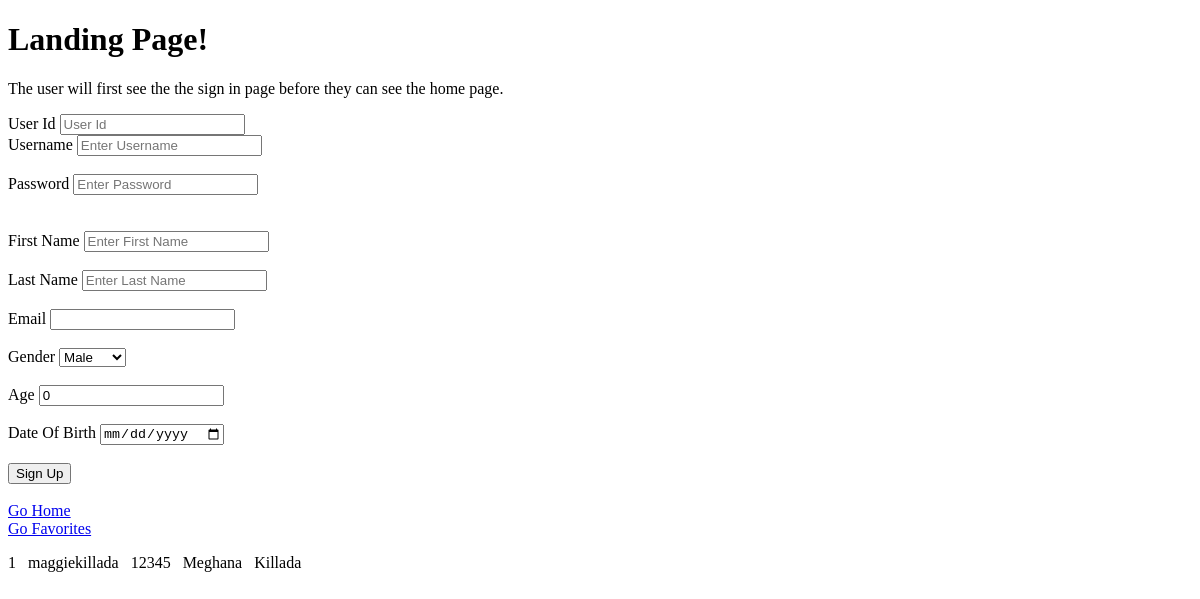
The app's page /landing_page, older data.
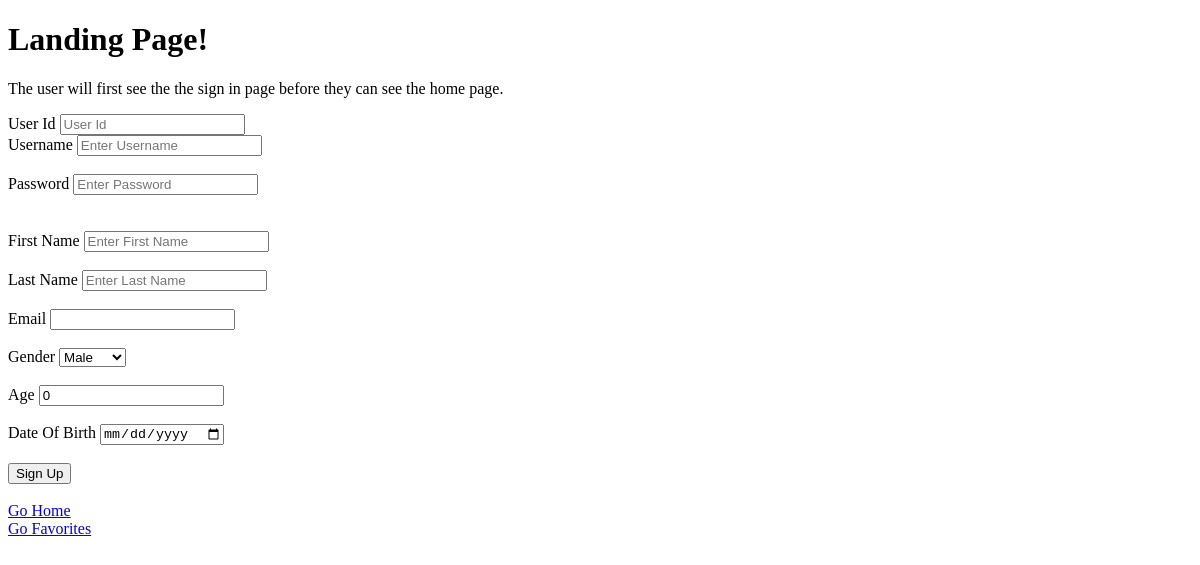
The same page, newer data.
### app.py (models this page shows, shortened)
class User(db.Model):
    userid = db.Column(db.Integer, primary_key=True, autoincrement=True)
    username = db.Column(db.String(255), unique=True, nullable=False)
    passwd = db.Column(db.String(255), unique=True, nullable=False)
    firstname = db.Column(db.String(255), nullable=False)
    lastname = db.Column(db.String(255), nullable=False)
    email_address = db.Column(db.String(255), unique=True, nullable=True)
    gender = db.Column(db.String(10), unique=False, nullable=True)
    age = db.Column(db.Integer, unique=False, nullable=True)
    dob = db.Column(db.DateTime, unique=False, nullable=True)

### app.py (the view, shortened to what this page needs)
@app.route('/')
@app.route('/landing_page', methods=["GET", "POST"])
def landing_page():
    users = None
    users = User.query.all()
    return render_template("landing_page.html", users=users)

### templates/landing_page.html (shortened to what this page needs)
<!DOCTYPE html>
<html>
<head>
</head>
<body>
    <h1>Landing Page!</h1>
    <p>The user will first see the the sign in page before they can see the home page.</p>
    <form ID="myForm" action="/landing_page" method="POST">
        <div>
            <label>User Id</label>
            <input type="text" name="userid" placeholder="User Id">
        </div>
        <div>
            <label>Username</label>
            <input type="text" name="username" placeholder="Enter Username">
        </div>
        <br>
        <div>
            <label>Password</label>
            <input type="password" name="passwd" placeholder="Enter Password">
        </div>
        <br>
        <br>
        <div>
            <label>First Name</label>
            <input type="text" name="firstName" placeholder="Enter First Name">
        </div>
        <br>
        <div>
            <label>Last Name</label>
            <input type="text" name="lastName" placeholder="Enter Last Name">
        </div>
        <br>
        <div>
            <label>Email</label>
            <input type="email" name="email">
        </div>
        <br>
        <div>
            <label>Gender</label>
            <select name="gender">
                <option value="male">Male</option>
            </select>
        </div>
        <br>
        <div>
            <label>Age</label>
            <input type="number" name="age" value="0">
        </div>
        <br>
        <div>
            <label>Date Of Birth</label>
            <input type="date" name="birthday">
        </div>
        <br>
        <input type="Submit" name="Submit" value="Sign Up">
    </form>
<br>
<a href="/home">Go Home</a>
    <br>
    <a href="/favorites">Go Favorites</a>
{% for usr in users %}
    <p>
        <span>{{usr.userid}}</span> &nbsp;
        <span>{{usr.username}}</span> &nbsp;
        <span>{{usr.passwd}}</span> &nbsp;
        <span>{{usr.firstname}}</span> &nbsp;
        <span>{{usr.lastname}}</span> &nbsp;
    </p>
{% endfor %}
</body>
</html>

Row changes from the older to the newer data that the page shows:
removed User: userid "1", username "maggiekillada", passwd "12345", firstname "Meghana", lastname "Killada"
